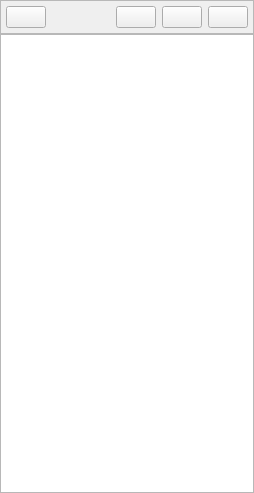
<?xml version="1.0" encoding="UTF-8"?>
<ui version="4.0">
 <class>ControlWidget</class>
 <widget class="QWidget" name="ControlWidget">
  <property name="geometry">
   <rect>
    <x>0</x>
    <y>0</y>
    <width>254</width>
    <height>493</height>
   </rect>
  </property>
  <property name="windowTitle">
   <string>Form</string>
  </property>
  <layout class="QVBoxLayout" name="verticalLayout">
   <property name="spacing">
    <number>0</number>
   </property>
   <property name="leftMargin">
    <number>0</number>
   </property>
   <property name="topMargin">
    <number>0</number>
   </property>
   <property name="rightMargin">
    <number>0</number>
   </property>
   <property name="bottomMargin">
    <number>0</number>
   </property>
   <item>
    <widget class="QFrame" name="Control_Frame">
     <property name="frameShape">
      <enum>QFrame::StyledPanel</enum>
     </property>
     <property name="frameShadow">
      <enum>QFrame::Raised</enum>
     </property>
     <layout class="QHBoxLayout" name="horizontalLayout">
      <property name="leftMargin">
       <number>5</number>
      </property>
      <property name="topMargin">
       <number>5</number>
      </property>
      <property name="rightMargin">
       <number>5</number>
      </property>
      <property name="bottomMargin">
       <number>5</number>
      </property>
      <item>
       <widget class="QPushButton" name="Enumeration_Button">
        <property name="toolTip">
         <string>枚举相机操作</string>
        </property>
        <property name="text">
         <string/>
        </property>
       </widget>
      </item>
      <item>
       <spacer name="horizontalSpacer">
        <property name="orientation">
         <enum>Qt::Horizontal</enum>
        </property>
        <property name="sizeHint" stdset="0">
         <size>
          <width>33</width>
          <height>20</height>
         </size>
        </property>
       </spacer>
      </item>
      <item>
       <widget class="QPushButton" name="Connect_Button">
        <property name="toolTip">
         <string>连接/断连相机</string>
        </property>
        <property name="text">
         <string/>
        </property>
        <property name="checkable">
         <bool>true</bool>
        </property>
       </widget>
      </item>
      <item>
       <widget class="QPushButton" name="SaveConfig_Button">
        <property name="toolTip">
         <string>保存配置文件</string>
        </property>
        <property name="text">
         <string/>
        </property>
       </widget>
      </item>
      <item>
       <widget class="QPushButton" name="LoadConfig_Button">
        <property name="toolTip">
         <string>加载配置文件</string>
        </property>
        <property name="text">
         <string/>
        </property>
       </widget>
      </item>
     </layout>
    </widget>
   </item>
   <item>
    <widget class="QListWidget" name="Camera_listWidget"/>
   </item>
  </layout>
 </widget>
 <resources/>
 <connections/>
</ui>
